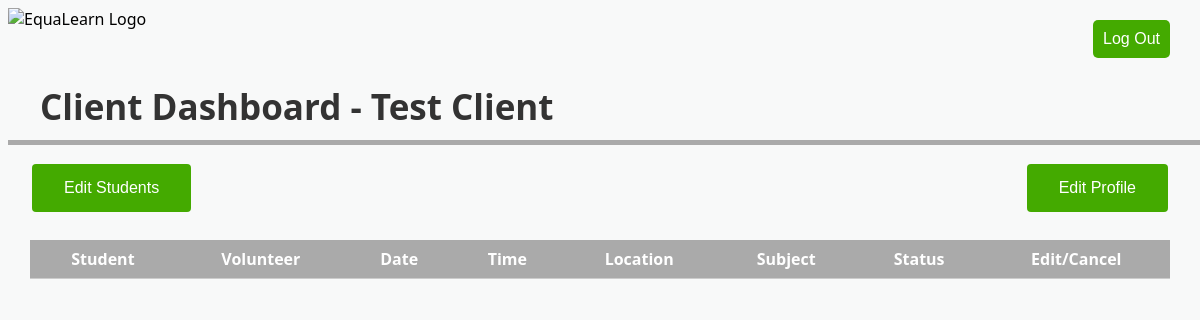
The page /client_dashboard/38/ on the database as committed earlier.
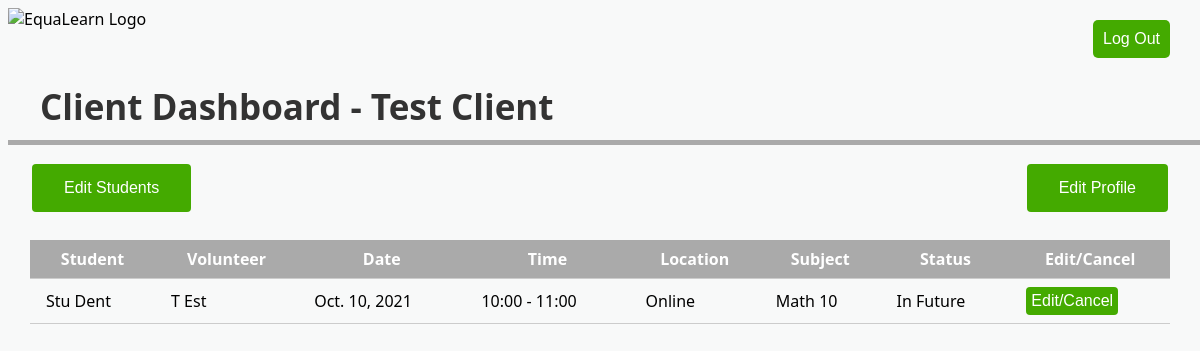
The same page on the database as committed later.
### equalearn/models.py (models this page shows, shortened)
class Session(models.Model):
    session_id = models.AutoField(primary_key = True)
    user_id_tutor = models.ForeignKey(Tutor, related_name = 'sessions', on_delete = models.CASCADE)
    user_id_client = models.ForeignKey(Client, related_name = 'sessions', on_delete = models.CASCADE)
    student_name = models.ForeignKey(Student, related_name = 'sessions', on_delete = models.CASCADE)
    subject_id = models.ForeignKey(Subject, related_name = 'sessions', on_delete = models.CASCADE)
    date = models.DateField()
    start_time = models.DateTimeField()
    end_time = models.DateTimeField()
    location = models.CharField(max_length = 50)
    status = models.CharField(max_length = 50)
    def getstudent(self):
        return self.student_name.name
    def getvolunteer(self):
        return self.user_id_tutor.name
    def getcoursename(self):
        return self.subject_id.course_name
    def getcourselevel(self):
        return self.subject_id.grade_level
    def getstart(self):
        return (datetime.datetime.strftime(self.start_time, "%I:%M"))
    def getend(self):
        return (datetime.datetime.strftime(self.end_time, "%I:%M"))

class Student(models.Model):
    student_id = models.AutoField(primary_key = True)
    user_id_client = models.ForeignKey(Client, related_name = 'students', on_delete = models.CASCADE)
    name = models.CharField(max_length = 50)
    school = models.CharField(max_length = 50)
    class Meta:
        unique_together = (("name", "user_id_client"),)

class User(models.Model):
    User_ID = models.AutoField(primary_key = True)
    username = models.CharField(max_length = 100, unique = True)
    usertype = models.CharField(max_length = 10, blank = True, null = True)
    name = models.CharField(max_length=50)
    phone_number = models.CharField(max_length = 12)
    email = models.CharField(max_length = 60)

class Subject(models.Model):
    subject_id = models.AutoField(primary_key = True)
    course_name = models.CharField(max_length = 20)
    grade_level = models.CharField(max_length = 5)
    class Meta:
        unique_together = (("course_name", "grade_level"),)

### equalearn/views.py (the view)
# urls.py: url(r'client_dashboard/(?P<id>\d+)/$', views.client_dashboard, name="client_dashboard"),
def client_dashboard(request, id):
    client = Client.objects.get(User_ID = id)
    sessions = Session.objects.all()
    return render(request, 'clientdashboard.html', {'sessions': sessions, 'client':client})

### templates/clientdashboard.html (shortened to what this page needs)
<!DOCTYPE html>
{% load static %}
<html>
<head>
  <link rel="stylesheet" type = "text/css" href="{% static 'equalearndb/dashboardstyle.css' %}">
</head>
<img src = "https://i.imgur.com/Z9fdh0a.png" alt = "EquaLearn Logo" height = "50" style = "float:left">
<h1> Client Dashboard - {{client.name}}</h1>
<div class="rectangle"></div>
{% if client.accepted == True %}
<a href = "{% url 'editstudents' id=client.User_ID %}"><button class = "button1" style = "button;">Edit Students</button></a>
{% endif %}
<button class = "editprofilebutton" style = "button;">Edit Profile</button>
<a href = "{% url 'logout'%}"><button class = "logoutbutton">Log Out</button></a>
    <div class="tableFixHead">
      <table>
        <thead>
              <tr>
    <th>Student</th>
    <th>Volunteer</th>
    <th>Date</th>
    <th>Time</th>
    <th>Location</th>
    <th>Subject</th>
    <th>Status</th>
    <th>Edit/Cancel</th>
  </tr>
      </thead>
    <tbody>
      {% for session in sessions %}
        <tr>
          <td>{{session.getstudent}}</td>
          <td>{{session.getvolunteer}}</td>
          <td> {{session.date}} </td>
          <td> {{session.getstart}} - {{session.getend}}</td>
          <td> {{session.location}} </td>
          <td> {{session.getcoursename}} {{session.getcourselevel}} </td>
          <td> {{session.status}} </td>
          <td> <button class = "tablebutton">Edit/Cancel</button> </td>
        </tr>
    </tbody>
    </div>
</body>
</html>

Rows that differ between the two databases and show on the page:
added Session: getstudent "Stu Dent", getvolunteer "T Est", date "Oct. 10, 2021", getstart "10:00", getend "11:00", location "Online", getcoursename "Math", getcourselevel "10", status "In Future"
